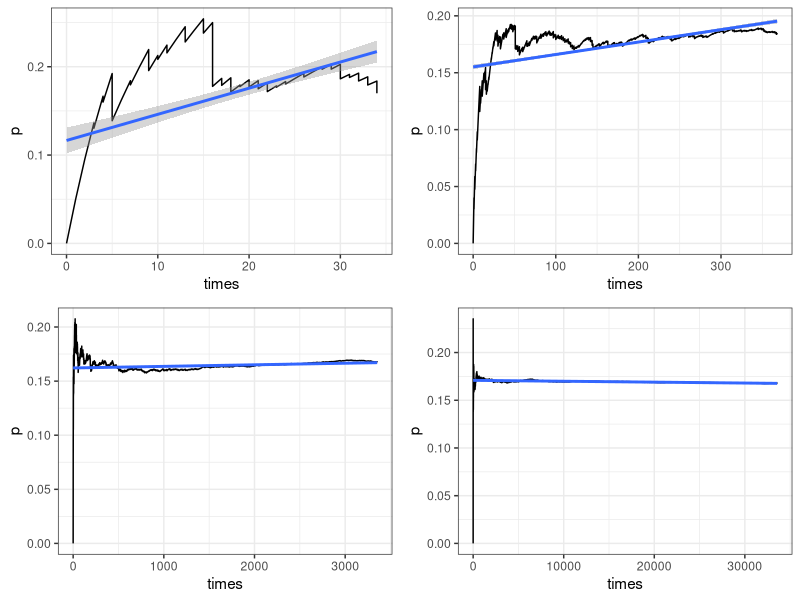

Write the R code that produced this figure.
## ---- chunk 1
dice <- function(n){
  library(ggplot2)
  m = 0
  times = c()
  p = c()
  for (i in 1:n) {
    value = sample(c(1, 2, 3, 4, 5, 6), 1, replace = TRUE, prob = c(1/6, 1/6, 1/6, 1/6, 1/6, 1/6))
    if(value == 1){
      m = m + 1
      times[i] = m
      p[i] = m/i
    }else{
      times[i] = m
      p[i] = m/i
    }
  }
  df <- data.frame(times, p)
  ggplot(df, aes(x = times, y = p)) + geom_line() + geom_smooth(method = lm)
}

library(ggthemes)
p1 <- dice(200) + theme_bw()
p2 <- dice(2000) + theme_bw()
p3 <- dice(20000) + theme_bw()
p4 <- dice(200000) + theme_bw()
cowplot::plot_grid(p1, p2, p3, p4, ncol = 2)
